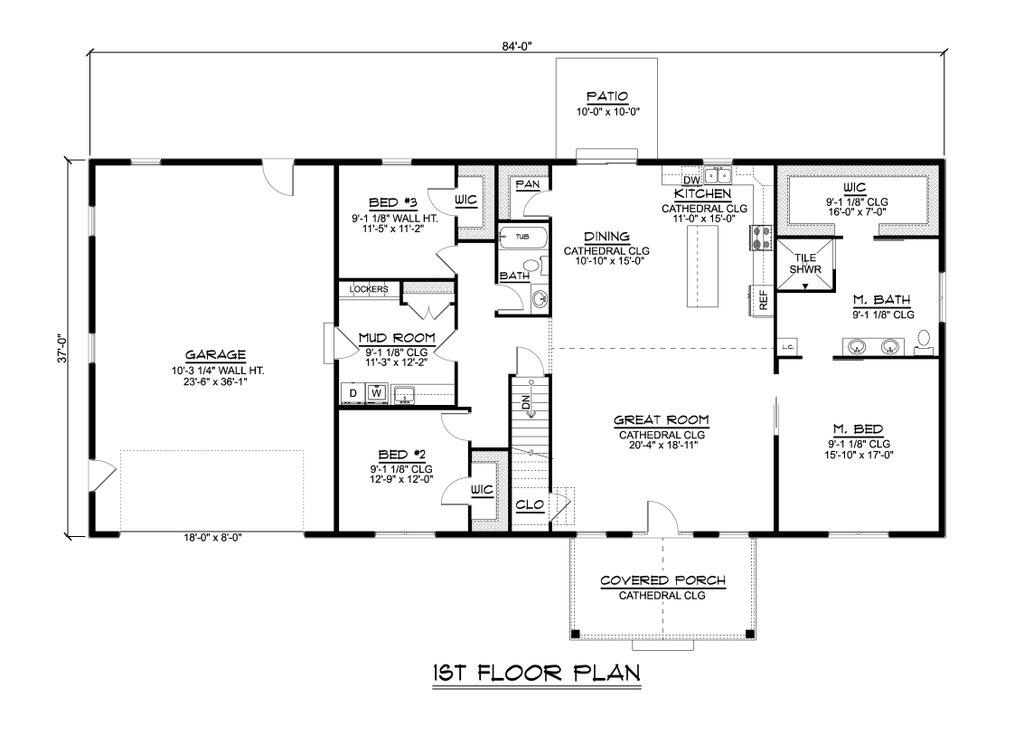
#> input picture AbdellahChoufani_BradleyManucha/img_ex/0_4.jpg, 1024 x 733 px, given in place of cleaned_plan.jpg, which was not available; the run also reads 1 picture not shown here
$ jupyter execute --allow-errors 'BhargavaSangam_ai_hackathon_1_3_ (1).ipynb'   (shell and % lines are left out)
#> lines starting #> are read from the running program, lines starting #| are printed output that depends on the picture; after the words box and inside, x2 and y2 are one past the last pixel; in counts of white or black regions, pixels touching at a corner belong together; pictures that were not available may be replaced by others from this repository, and a replacement may not be noted
[cell 1]
from IPython import get_ipython
from IPython.display import display
# %%

import cv2
import numpy as np
import matplotlib.pyplot as plt
from pdf2image import convert_from_path

# ------------------------------
# 1. Convert PDF to a raster image
# ------------------------------
pdf_path = "1.pdf"  # Your floor-plan PDF
dpi_value = 300      # Increase if you want more detail (300-600 often good)

# Convert the first page of the PDF to an image
# Adding poppler_path to avoid OSError
#> (the rest of this cell did not finish here and is left out)

[cell 2]

import cv2
import numpy as np
from pdf2image import convert_from_path

# -------------------------------
# Step 1: Convert PDF to high-DPI image
# -------------------------------
pdf_path = "1.pdf"
dpi_value = 600
#> (the rest of this cell did not finish here and is left out)

[cell 3]
import cv2

# Read the image from disk
img = cv2.imread("floor_plan.jpg")

# img.shape returns (height, width, channels)
height, width = img.shape[:2]
#> height = 6601; width = 5100

print(f"Image width: {width} pixels")
#| Image width: 5100 pixels
print(f"Image height: {height} pixels")
#| Image height: 6601 pixels

[cell 4]
import cv2

# Load your cleaned plan (already processed image)
img = cv2.imread("cleaned_plan.jpg")
#> img is the input picture: shape (733, 1024, 3); min 0, max 255, mean 242

# Copy the image so we don't modify the original
annotated = img.copy()

# Get image dimensions
height, width = annotated.shape[:2]
#> height = 733; width = 1024

# Grid spacing (in pixels)
step = 50

# Draw horizontal lines + label them
for y in range(0, height, step):
    cv2.line(annotated, (0, y), (width, y), (0, 255, 0), 1)  # draw a horizontal line
    cv2.putText(annotated, f"y={y}", (5, y-5),
                cv2.FONT_HERSHEY_SIMPLEX, 0.4, (0, 255, 0), 1, cv2.LINE_AA)
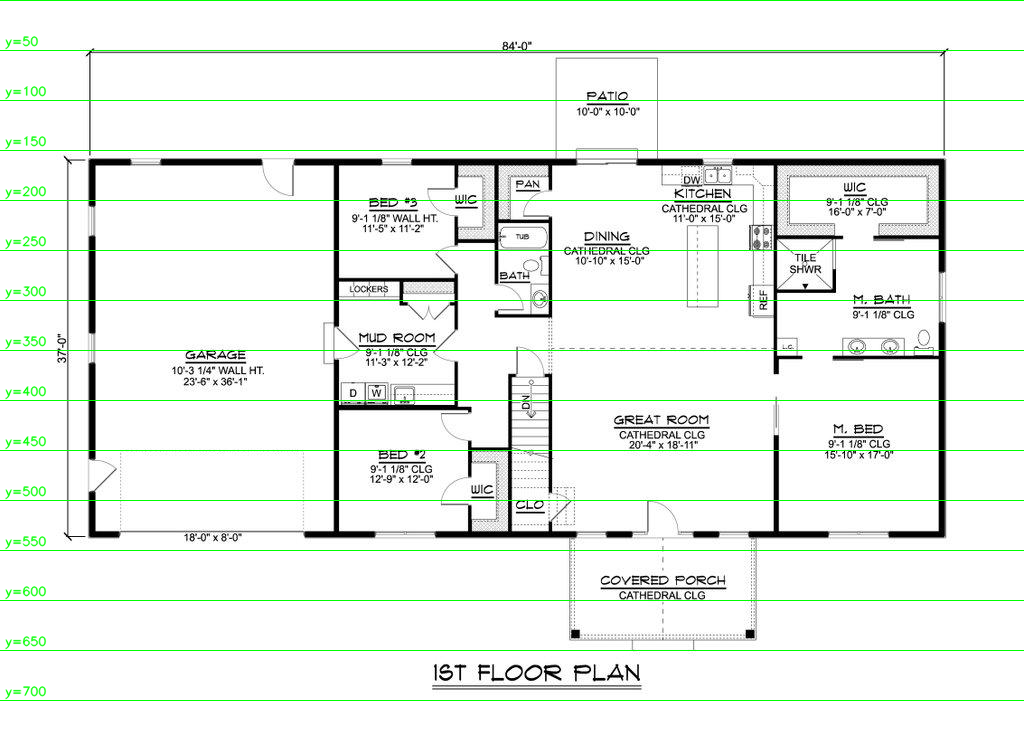
#> annotated: shape (733, 1024, 3); 2.58% of pixels changed, all inside (x1, y1, x2, y2) = (0, 0, 1024, 701)

# Draw vertical lines + label them
for x in range(0, width, step):
    cv2.line(annotated, (x, 0), (x, height), (255, 0, 0), 1)  # draw a vertical line
    cv2.putText(annotated, f"x={x}", (x+5, 15),
                cv2.FONT_HERSHEY_SIMPLEX, 0.4, (255, 0, 0), 1, cv2.LINE_AA)
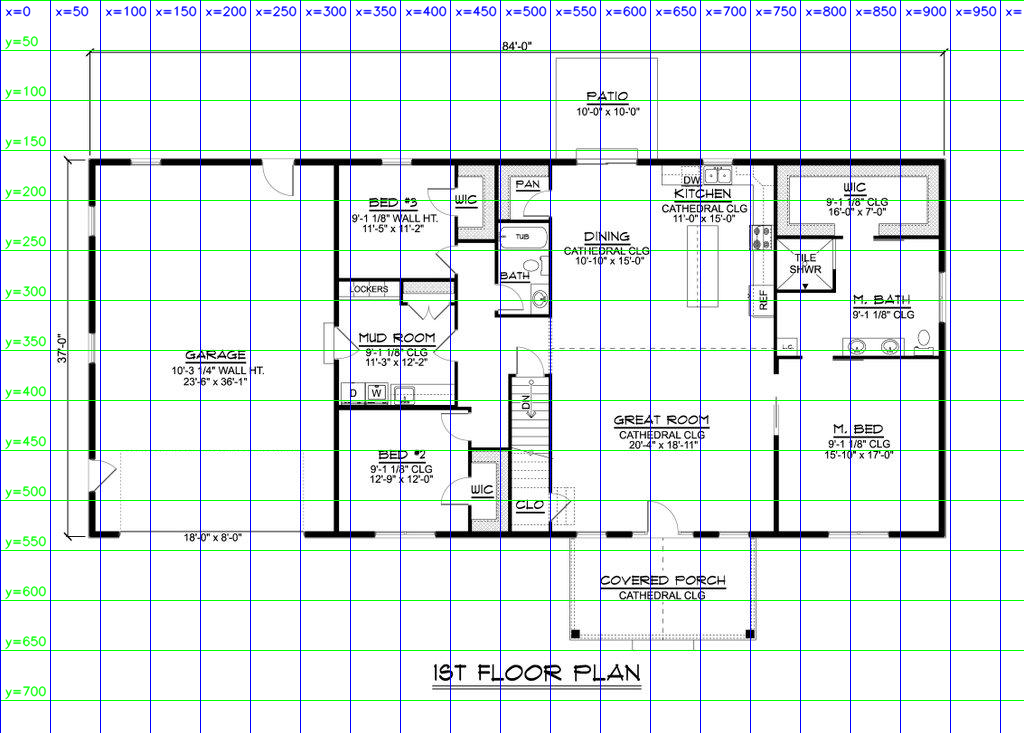
#> annotated: shape (733, 1024, 3); 2.81% of pixels changed, all inside (x1, y1, x2, y2) = (0, 0, 1022, 733)

# Save or show the annotated result
cv2.imwrite("annotated_plan.jpg", annotated)
print("Saved annotated image as annotated_plan.jpg")

[cell 5]
import cv2

img = cv2.imread("cleaned_plan.jpg")
if img is None:
    raise IOError("Could not read the image.")

height, width = img.shape[:2]
annotated = img.copy()

# Label the top edge with x-coordinates
for x in range(width):
    cv2.putText(annotated, f"{x}", (x, 15),
                cv2.FONT_HERSHEY_SIMPLEX, 0.3, (255, 0, 0), 1, cv2.LINE_AA)
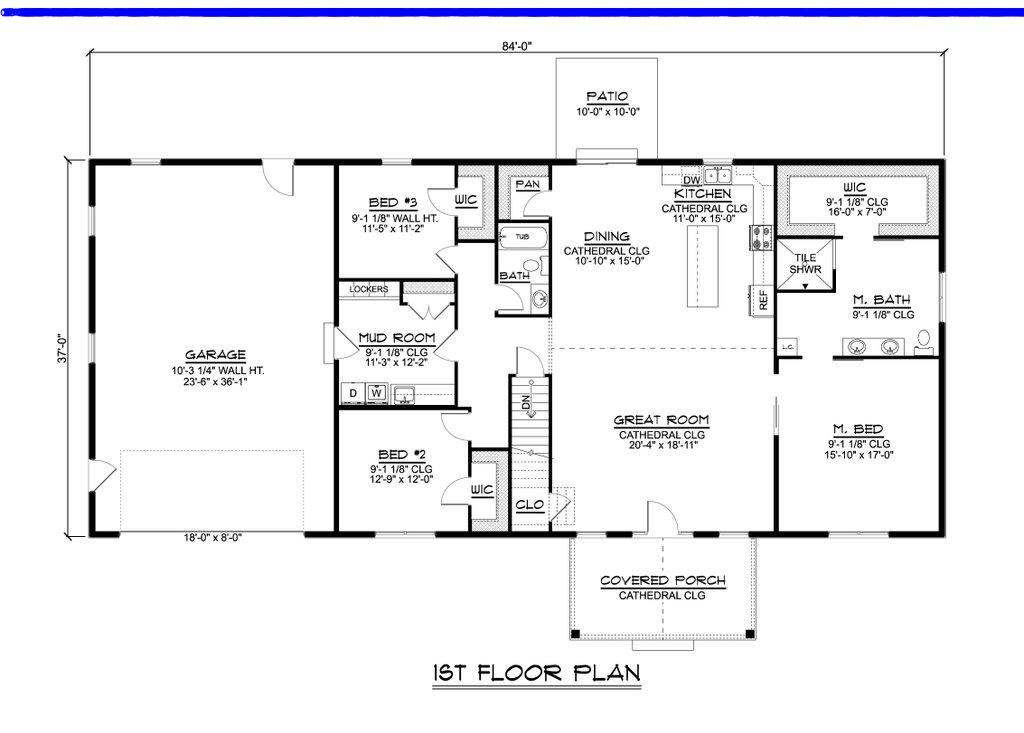
#> annotated: shape (733, 1024, 3); 1.26% of pixels changed, all inside (x1, y1, x2, y2) = (0, 7, 1024, 17)

# Label the left edge with y-coordinates
for y in range(height):
    cv2.putText(annotated, f"{y}", (5, y),
                cv2.FONT_HERSHEY_SIMPLEX, 0.3, (0, 255, 0), 1, cv2.LINE_AA)
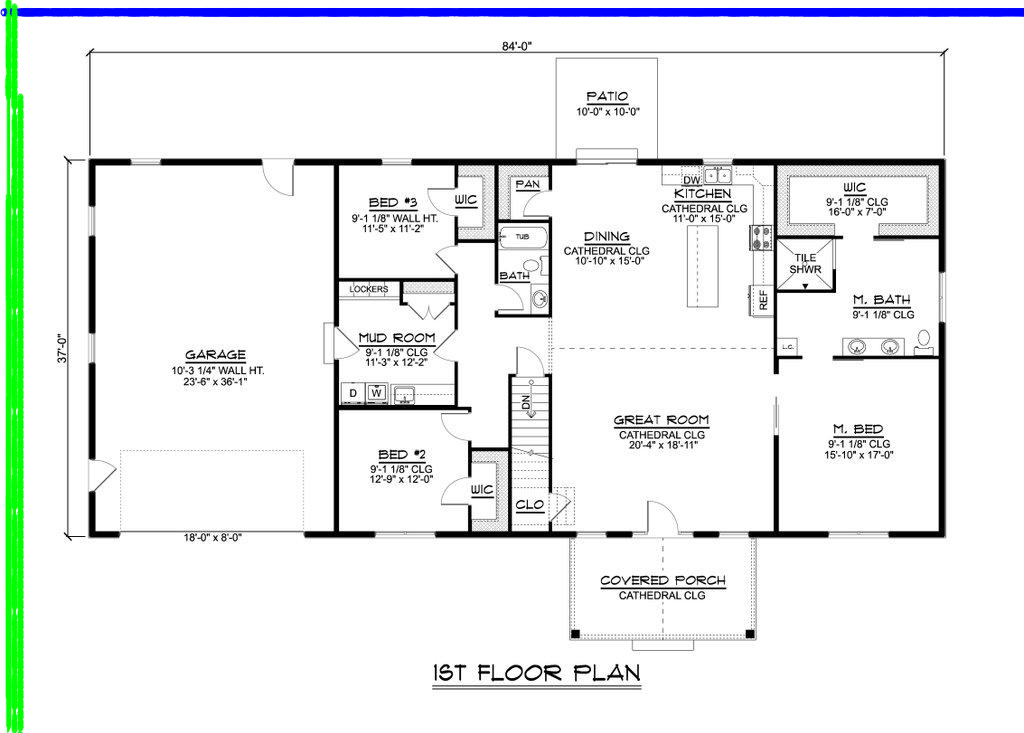
#> annotated: shape (733, 1024, 3); 1.76% of pixels changed, all inside (x1, y1, x2, y2) = (5, 0, 24, 733)

cv2.imwrite("annotated_edge_pixels.jpg", annotated)
print("Saved edge-labeled image as 'annotated_edge_pixels.jpg'")

[cell 6]
import cv2
import numpy as np

# Load the cleaned floor plan in grayscale
cleaned_img = cv2.imread("cleaned_plan.jpg", cv2.IMREAD_GRAYSCALE)
#> cleaned_img: shape (733, 1024); min 0, max 255, mean 242
if cleaned_img is None:
    raise IOError("Cannot read 'cleaned_plan.jpg'. Check your file path.")

# Convert grayscale to BGR so we can draw colored text
annotated = cv2.cvtColor(cleaned_img, cv2.COLOR_GRAY2BGR)

# Find contours of the white areas (the walls)
# CHAIN_APPROX_NONE is used to get *every* contour point, not just endpoints
contours, _ = cv2.findContours(cleaned_img, cv2.RETR_EXTERNAL, cv2.CHAIN_APPROX_NONE)
#> contours = 1 contour; box (x1, y1, x2, y2) and area: (0, 0, 1024, 733) 748836

# Larger font scale and thickness
font_scale = 1.0
font_thickness = 2
font_face = cv2.FONT_HERSHEY_SIMPLEX
#> font_face = 0
text_color = (0, 0, 255)  # Red

# Loop over each contour
for cnt in contours:
    # cnt is a list of points [ [[x0,y0]], [[x1,y1]], ... ]
    for i, pt in enumerate(cnt):
        x = pt[0][0]
        y = pt[0][1]

        # Put text at each point with bigger font
        cv2.putText(
            annotated,
            f"({x},{y})",
            (x, y),
            font_face,
            font_scale,
            text_color,
            font_thickness,
            cv2.LINE_AA
        )
#> this loop made 1 pass
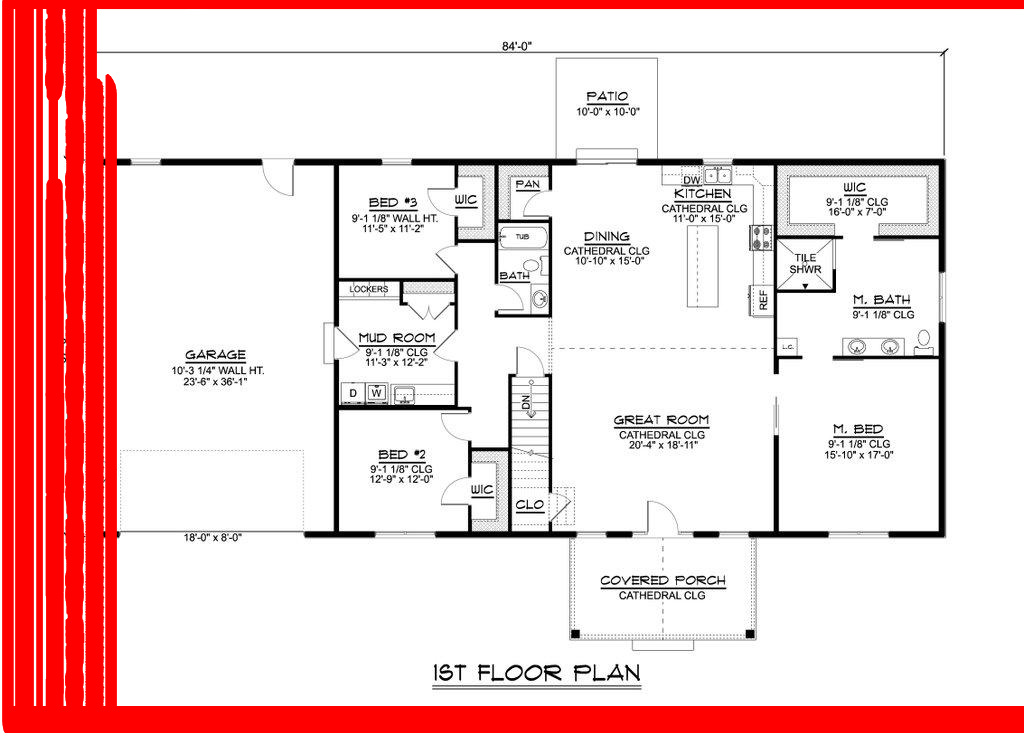
#> annotated: shape (733, 1024, 3); 14.66% of pixels changed, all inside (x1, y1, x2, y2) = (2, 0, 1024, 733)

approx_cnt = cv2.approxPolyDP(cnt, epsilon=2.0, closed=True)
#> approx_cnt = [[0, 0], [0, 732], [1023, 732], [1023, 0]]
for pt in approx_cnt:
    x, y = pt[0]
#> this loop made 4 passes
    # putText(...) as above

skip_rate = 50  # annotate only every 50th point
for cnt in contours:
    for i, pt in enumerate(cnt):
        if i % skip_rate == 0:  # skip intermediate pixels
            x = pt[0][0]
            y = pt[0][1]
            cv2.putText(
                annotated,
                f"({x},{y})",
                (x, y),
                font_face,
                font_scale,
                text_color,
                font_thickness,
                cv2.LINE_AA
            )
#> annotated: shape (733, 1024, 3); 0.17% of pixels changed, all inside (x1, y1, x2, y2) = (2, 9, 1023, 705)


# Save the result
cv2.imwrite("annotated_walls.jpg", annotated)
print("Saved 'annotated_walls.jpg' with pixel coordinates on wall edges.")
